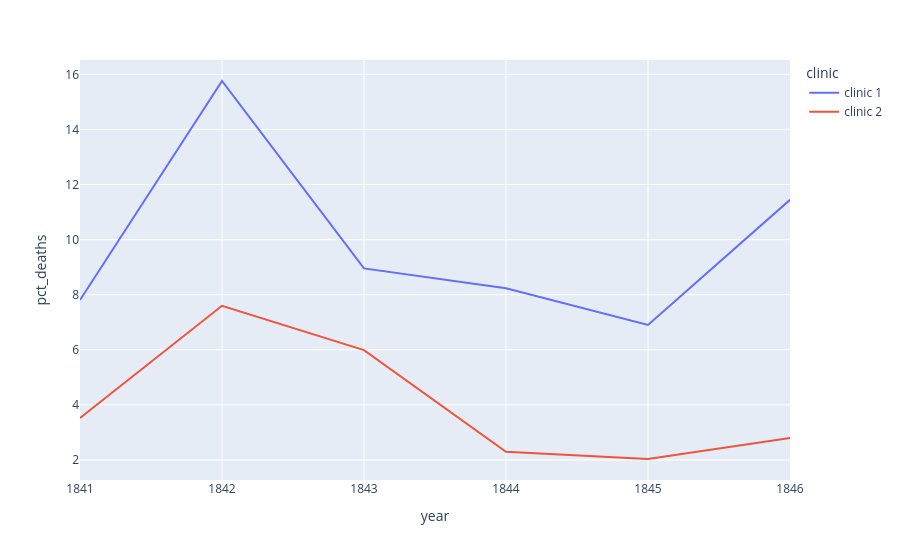

Notebook source saved alongside this figure:
### Markdown cell above
### Plotting the Proportion of Yearly Deaths by Clinic

### Code cell
yearly_prop_fig = px.line(df_yearly, x="year",y='pct_deaths',color='clinic')
yearly_prop_fig.show()

### Figure 1 — Plotly figure (JSON) as saved in the notebook; plotly's stock layout.template omitted (floating-point values rounded to 4 significant figures)
{"data": [{"hovertemplate": "clinic=clinic 1<br>year=%{x}<br>pct_deaths=%{y}<extra></extra>", "legendgroup": "clinic 1", "line": {"color": "#636efa", "dash": "solid"}, "marker": {"symbol": "circle"}, "mode": "lines", "name": "clinic 1", "orientation": "v", "showlegend": true, "type": "scatter", "x": [1841, 1842, 1843, 1844, 1845, 1846], "xaxis": "x", "y": [7.806, 15.76, 8.954, 8.236, 6.901, 11.45], "yaxis": "y"}, {"hovertemplate": "clinic=clinic 2<br>year=%{x}<br>pct_deaths=%{y}<extra></extra>", "legendgroup": "clinic 2", "line": {"color": "#EF553B", "dash": "solid"}, "marker": {"symbol": "circle"}, "mode": "lines", "name": "clinic 2", "orientation": "v", "showlegend": true, "type": "scatter", "x": [1841, 1842, 1843, 1844, 1845, 1846], "xaxis": "x", "y": [3.522, 7.597, 5.988, 2.3, 2.036, 2.797], "yaxis": "y"}], "layout": {"legend": {"title": {"text": "clinic"}, "tracegroupgap": 0}, "margin": {"t": 60}, "xaxis": {"anchor": "y", "domain": [0, 1], "title": {"text": "year"}}, "yaxis": {"anchor": "x", "domain": [0, 1], "title": {"text": "pct_deaths"}}}}
